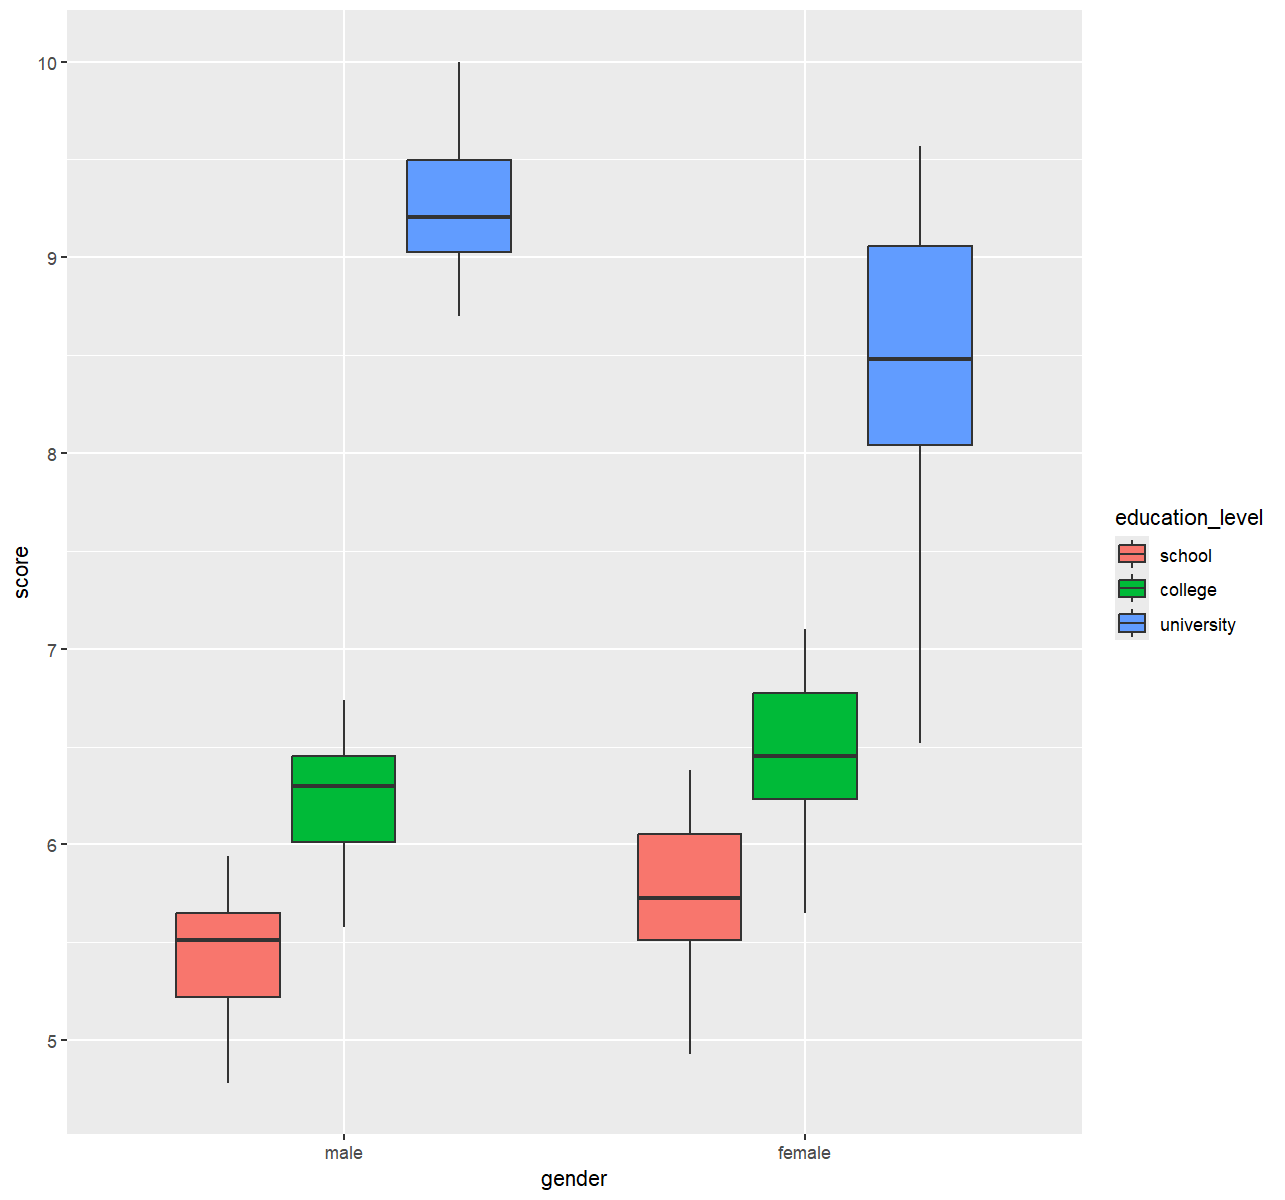

Reproduce this figure in R.
library(datarium)
data("jobsatisfaction", package="datarium")
str(jobsatisfaction)

library(ggplot2)
ggplot(data=jobsatisfaction,aes(x=gender,y=score))+geom_boxplot(aes(fill=education_level))

require(doBy)
summaryBy(score~gender+education_level,data=jobsatisfaction,FUN=c(mean,sd,length))

plot.design(jobsatisfaction)

with(jobsatisfaction,interaction.plot(x.factor=education_level,trace.factor=gender,response=score))
